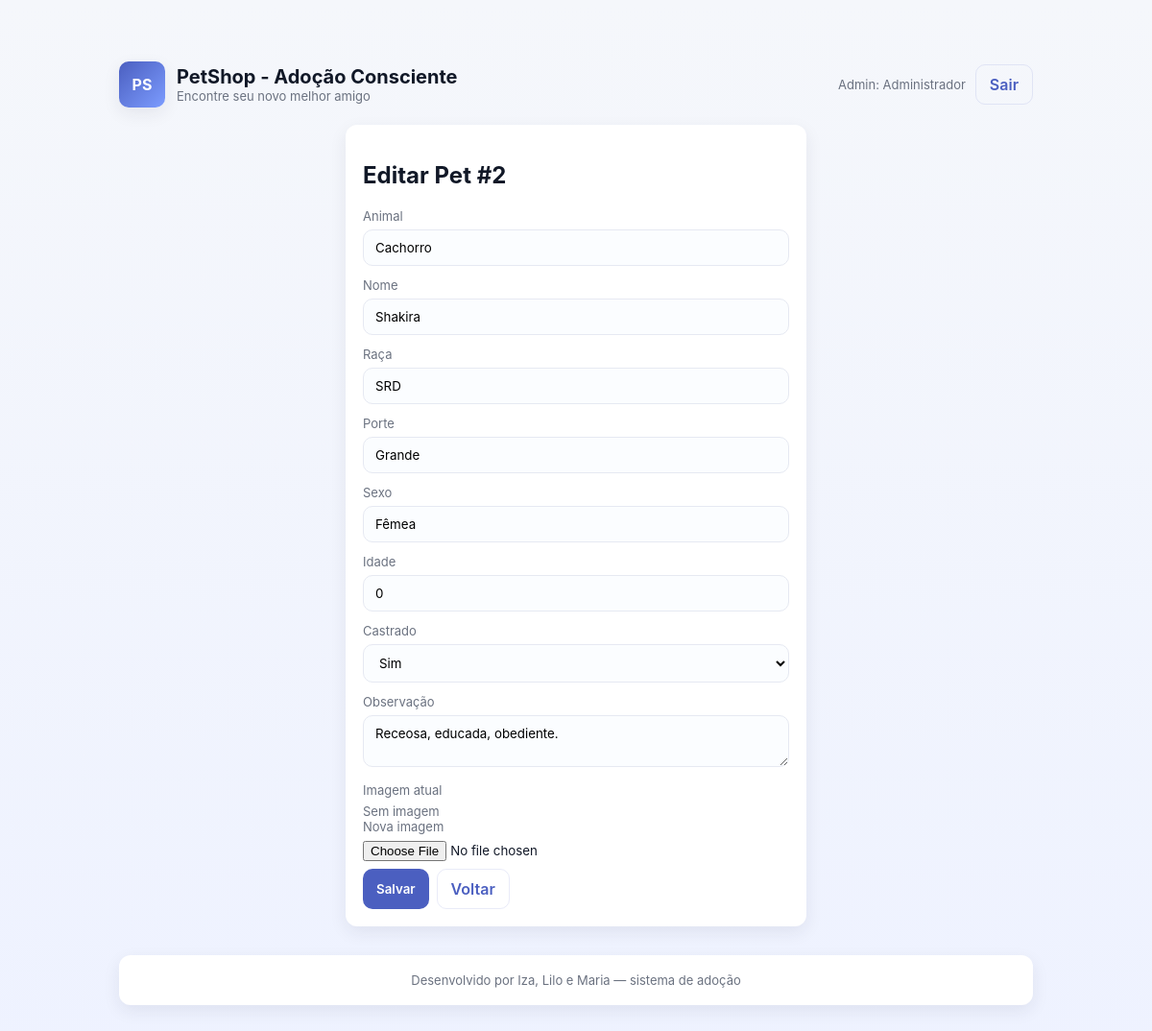
The page /editar.php?id=2 (signed in) on the database its author committed.
### tables this page shows
CREATE TABLE `pets` (
  `id` int(11) NOT NULL,
  `animal` varchar(100) NOT NULL,
  `nome` varchar(100) NOT NULL,
  `raca` varchar(100) NOT NULL,
  `porte` varchar(100) NOT NULL,
  `idade` int(11) NOT NULL,
  `sexo` varchar(100) NOT NULL,
  `castrado` varchar(100) NOT NULL,
  `observacao` varchar(500) DEFAULT NULL
);

### editar.php (the view, shortened to what this page needs)
<?php
require_once 'config.php';
$id = $_GET['id'];
$stmt = $pdo->prepare('SELECT * FROM pets WHERE id = :id');
$stmt->execute(['id'=>$id]);
$pet = $stmt->fetch();
?>
<!doctype html><html><head><meta charset='utf-8'><meta name="viewport" content="width=device-width,initial-scale=1">
<link rel="stylesheet" href="style.css">
</head><body>
<div class="container">
  <div class="header">
    <div class="brand"><div class="logo">PS</div><div><h1 class="site-title">PetShop - Adoção Consciente</h1><div class="small">Encontre seu novo melhor amigo</div></div></div>
    <div class="nav">
      <?php if(isset($_SESSION['user_id'])): ?>
        <div class="small">Olá, <?= htmlspecialchars($_SESSION['user_nome']) ?></div><a class="button ghost" href="logout.php">Sair</a>
      <?php elseif(isset($_SESSION['admin_id'])): ?>
        <div class="small">Admin: <?= htmlspecialchars($_SESSION['admin_nome']) ?></div><a class="button ghost" href="logout.php">Sair</a>
      <?php else: ?>
        <a class="button ghost" href="login.php">Entrar</a><a class="button" href="cadastro.php">Cadastrar</a>
      <?php endif; ?>
    </div>
  </div>
<div class="card form">
  <h2>Editar Pet #<?= $pet['id'] ?></h2>
  <form action="atualizar.php" method="post" enctype="multipart/form-data">
    <label>Animal</label><input type="text" name="animal" value="<?= htmlspecialchars($pet['animal']) ?>">
    <label>Nome</label><input type="text" name="nome" value="<?= htmlspecialchars($pet['nome']) ?>">
    <label>Raça</label><input type="text" name="raca" value="<?= htmlspecialchars($pet['raca']) ?>">
    <label>Porte</label><input type="text" name="porte" value="<?= htmlspecialchars($pet['porte']) ?>">
    <label>Sexo</label><input type="text" name="sexo" value="<?= htmlspecialchars($pet['sexo']) ?>">
    <label>Idade</label><input type="number" name="idade" value="<?= htmlspecialchars($pet['idade']) ?>">
    <label>Castrado</label><select name="castrado"><option value="sim" <?= $pet['castrado']=='sim'?'selected':'' ?>>Sim</option><option value="não" <?= $pet['castrado']=='não'?'selected':'' ?>>Não</option></select>
    <label>Observação</label><textarea name="observacao"><?= htmlspecialchars($pet['observacao']) ?></textarea>
    <label>Imagem atual</label>
    <?php if(!empty($pet['imagem']) && file_exists(__DIR__.'/uploads/'.$pet['imagem'])): ?><img src="uploads/<?= htmlspecialchars($pet['imagem']) ?>" style="height:80px;display:block;margin-bottom:8px"><?php else: ?><div class="small">Sem imagem</div><?php endif; ?>
    <label>Nova imagem</label><input type="file" name="imagem" accept="image/*">
    <div style="display:flex;gap:8px;margin-top:8px;"><button class="button" type="submit">Salvar</button><a class="button ghost" href="lista_editar.php">Voltar</a></div>
  </form>
</div>
  <div class="footer card small">Desenvolvido por Iza, Lilo e Maria — sistema de adoção</div>
</div></body></html>

### style.css (style rules this page uses)
:root { --bg: #f5f7fb; --card: #ffffff; --accent: #4b5fc0; --muted: #6b7280; --success: #16a34a; --danger: #ef4444; --radius: 12px; --shadow: 0 6px 18px rgba(33, 41, 60, 0.08); --gap: 16px; }
* { box-sizing: border-box; font-family: Inter, system-ui, -apple-system, "Segoe UI", Roboto, "Helvetica Neue", Arial; }
body { margin: 0; background: linear-gradient(180deg, var(--bg), #eef2ff); color: #111827; min-height: 100vh; }
.container { max-width: 1000px; margin: 40px auto; padding: 24px; }
.header { display: flex; align-items: center; justify-content: space-between; margin-bottom: 18px; }
.brand { display: flex; align-items: center; gap: 12px; }
.logo { width: 48px; height: 48px; border-radius: 10px; background: linear-gradient(135deg, var(--accent), #7c9cff); display: flex; align-items: center; justify-content: center; color: white; font-weight: 700; box-shadow: var(--shadow); }
h1.site-title { font-size: 20px; margin: 0; }
.card { background: var(--card); border-radius: var(--radius); box-shadow: var(--shadow); padding: 18px; }
.form { max-width: 480px; margin: 0 auto; }
.form input[type="text"], .form input[type="email"], .form input[type="password"], .form input[type="number"], .form select, .form textarea { width: 100%; padding: 10px 12px; border-radius: 10px; border: 1px solid #e6e9f2; background: #fbfdff; margin-bottom: 12px; outline: none; }
.form label { font-size: 13px; color: var(--muted); display: block; margin-bottom: 6px; }
.button { background: var(--accent); color: white; padding: 10px 14px; border-radius: 10px; border: 0; cursor: pointer; font-weight: 600; }
.button.ghost { background: transparent; color: var(--accent); border: 1px solid rgba(75, 95, 192, 0.12); }
.small { font-size: 13px; color: var(--muted); }
.footer { margin-top: 30px; text-align: center; color: var(--muted); font-size: 13px; }
.nav { display: flex; gap: 10px; align-items: center; }
a.button { text-decoration: none !important; }

### rows shown on the page
pets: id "2", animal "Cachorro", nome "Shakira", raca "SRD", porte "Grande", sexo "Fêmea", idade "0", observacao "Receosa, educada, obediente."

### other values the page prints
$_SESSION['admin_nome'] "Administrador"
